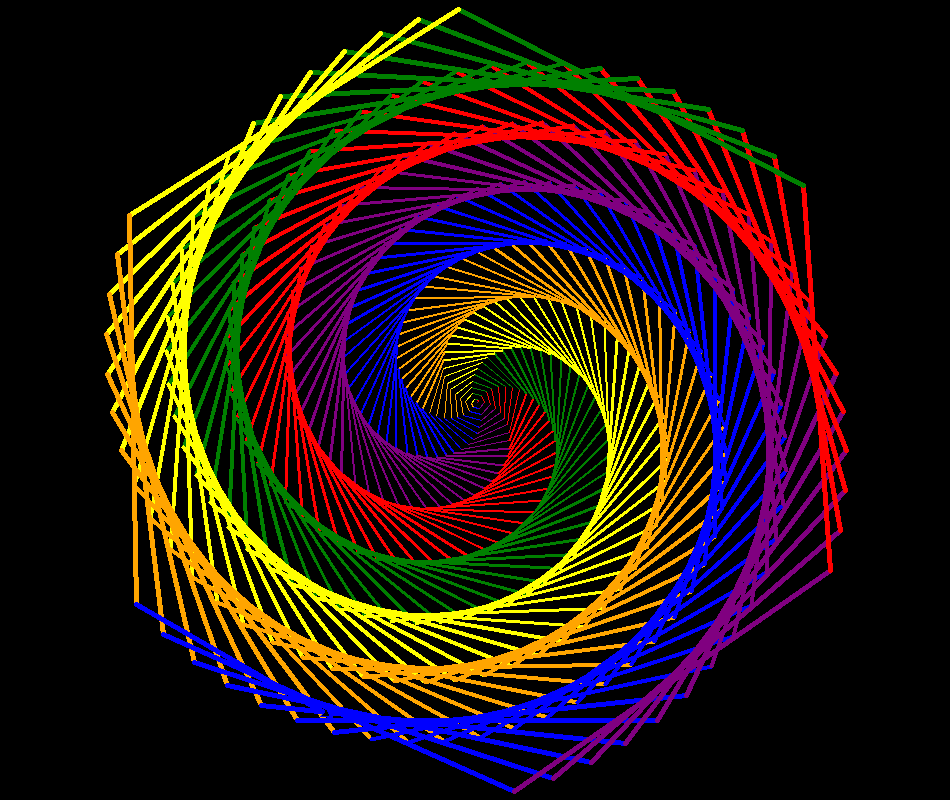

Source code (Python):
import turtle

colors=['blue', 'purple','red','green','yellow' ,'orange']
t=turtle.Pen()
turtle.bgcolor('black')
for x in range(100000):
  t.pencolor(colors[x%6])
  t.width(x/100+1)
  t.forward(x)
  t.left(59)
